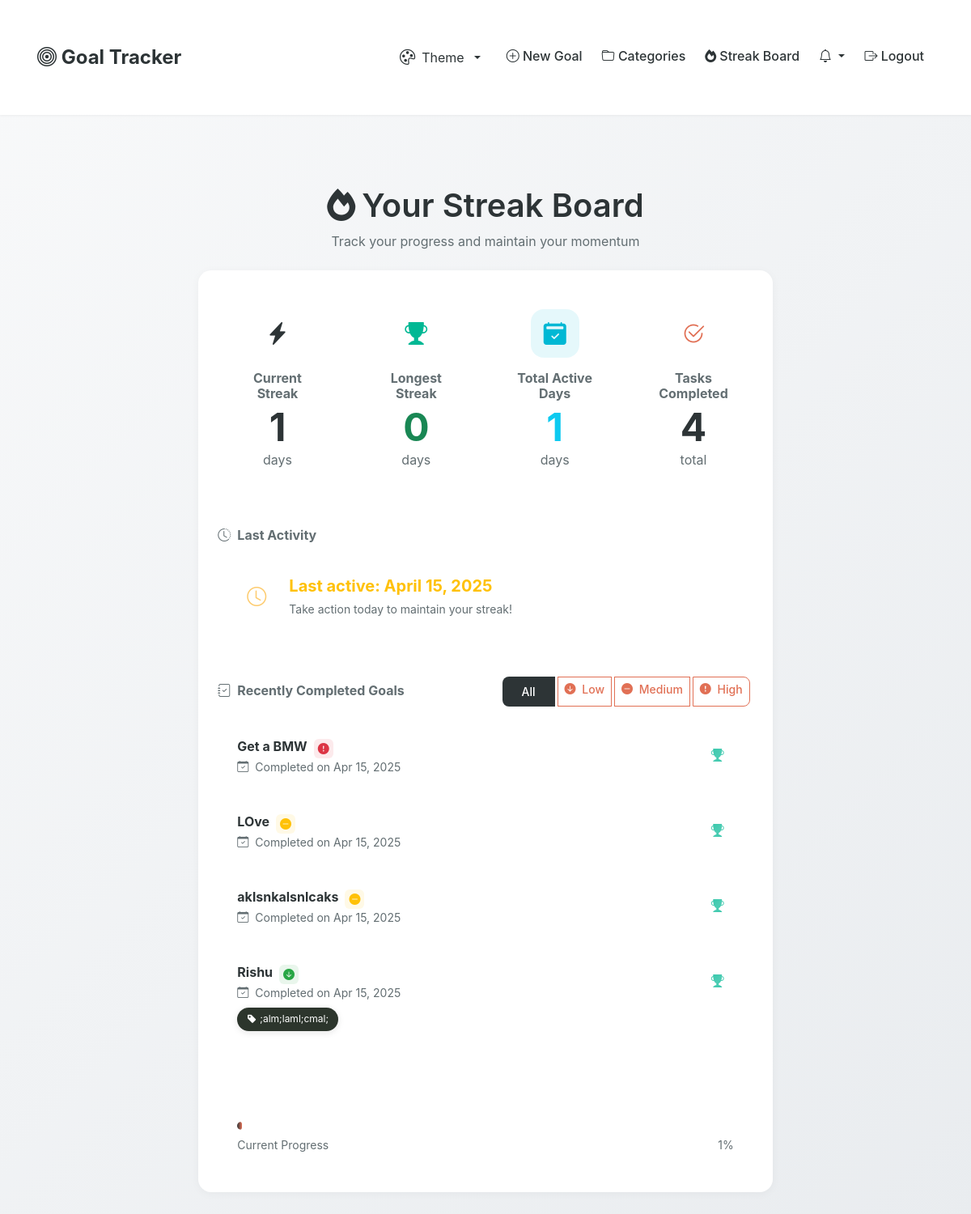
The app's page /streak/ (signed in) with its own data.
### goals/models.py (models this page shows, shortened)
class Streak(models.Model):
    user = models.ForeignKey(User, on_delete=models.CASCADE, related_name='streaks')
    current_streak = models.IntegerField(default=0)
    longest_streak = models.IntegerField(default=0)
    last_activity_date = models.DateField(null=True, blank=True)
    total_days_active = models.IntegerField(default=0)

class Goal(models.Model):
    STATUS_CHOICES = [
        ('pending', 'Pending'),
        ('in_progress', 'In Progress'),
        ('completed', 'Completed'),
    ]
    PRIORITY_CHOICES = [
        ('low', 'Low'),
        ('medium', 'Medium'),
        ('high', 'High'),
    ]
    user = models.ForeignKey(User, on_delete=models.CASCADE, related_name='goals')
    category = models.ForeignKey(Category, on_delete=models.SET_NULL, null=True, blank=True, related_name='goals')
    parent_goal = models.ForeignKey('self', on_delete=models.CASCADE, null=True, blank=True, related_name='sub_goals')
    title = models.CharField(max_length=200)
    description = models.TextField(blank=True)
    created_date = models.DateTimeField(auto_now_add=True)
    target_date = models.DateField(null=True, blank=True)
    status = models.CharField(max_length=20, choices=STATUS_CHOICES, default='pending')
    priority = models.CharField(max_length=10, choices=PRIORITY_CHOICES, default='medium')
    completed_date = models.DateTimeField(null=True, blank=True)
    class Meta:
        ordering = ['-created_date']

class Category(models.Model):
    user = models.ForeignKey(User, on_delete=models.CASCADE, related_name='categories')
    name = models.CharField(max_length=100)
    color = models.CharField(max_length=7, default='#2d3436')  # Hex color code
    created_date = models.DateTimeField(auto_now_add=True)
    class Meta:
        verbose_name_plural = "Categories"
        ordering = ['name']

### goals/views.py (the view)
# urls.py: path('streak/', views.streak_board, name='streak_board'),
@login_required
def streak_board(request):
    streak, created = Streak.objects.get_or_create(user=request.user)
    priority_filter = request.GET.get('priority', None)
    completed_goals_query = Goal.objects.filter(user=request.user, status='completed')
    if priority_filter:
        completed_goals_query = completed_goals_query.filter(priority=priority_filter)
    total_completed = completed_goals_query.count()
    completed_goals = completed_goals_query.order_by('-completed_date')[:5]
    priorities = dict(Goal.PRIORITY_CHOICES)
    return render(request, 'goals/streak_board.html', {
        'streak': streak,
        'current_date': timezone.now().date(),
        'total_completed': total_completed,
        'completed_goals': completed_goals,
        'priorities': priorities,
        'current_priority': priority_filter
    })

### goals/templates/goals/streak_board.html (shortened to what this page needs)
{% extends 'goals/base.html' %}
{% block content %}
<div class="container mt-4">
    <div class="row justify-content-center">
        <div class="col-md-8">
            <div class="streak-header mb-4">
                <h1 class="text-center mb-2">
                    <i class="fas fa-fire text-primary me-2"></i>Your Streak Board
                </h1>
                <p class="text-muted text-center">Track your progress and maintain your momentum</p>
            </div>
            <div class="card streak-board-card">
                <div class="card-body p-4">
                    <div class="row text-center g-4">
                        <div class="col-md-3">
                            <div class="streak-stat">
                                <div class="streak-icon current mb-3">
                                    <i class="bi bi-lightning-charge-fill"></i>
                                </div>
                                <h6 class="text-muted mb-2">Current Streak</h6>
                                <h1 class="display-4 fw-bold text-primary mb-1">{{ streak.current_streak }}</h1>
                                <span class="text-muted">days</span>
                            </div>
                        </div>
                        <div class="col-md-3">
                            <div class="streak-stat">
                                <div class="streak-icon longest mb-3">
                                    <i class="bi bi-trophy-fill"></i>
                                </div>
                                <h6 class="text-muted mb-2">Longest Streak</h6>
                                <h1 class="display-4 fw-bold text-success mb-1">{{ streak.longest_streak }}</h1>
                                <span class="text-muted">days</span>
                            </div>
                        </div>
                        <div class="col-md-3">
                            <div class="streak-stat">
                                <div class="streak-icon total mb-3">
                                    <i class="bi bi-calendar2-check-fill"></i>
                                </div>
                                <h6 class="text-muted mb-2">Total Active Days</h6>
                                <h1 class="display-4 fw-bold text-info mb-1">{{ streak.total_days_active }}</h1>
                                <span class="text-muted">days</span>
                            </div>
                        </div>
                        <div class="col-md-3">
                            <div class="streak-stat">
                                <div class="streak-icon completed mb-3">
                                    <i class="bi bi-check2-circle"></i>
                                </div>
                                <h6 class="text-muted mb-2">Tasks Completed</h6>
                                <h1 class="display-4 fw-bold text-accent mb-1">{{ total_completed }}</h1>
                                <span class="text-muted">total</span>
                            </div>
                        </div>
                    </div>
                    <div class="mt-5">
                        <h6 class="text-muted mb-3">
                            <i class="bi bi-clock-history me-2"></i>Last Activity
                        </h6>
                        <div class="activity-status p-4">
                            {% if streak.last_activity_date == current_date %}
                                <div class="d-flex align-items-center">
                                    <div class="activity-icon success me-3 pulse">
                                        <i class="bi bi-check-circle"></i>
                                    </div>
                                    <div>
                                        <h5 class="mb-1 text-success">Active today!</h5>
                                        <small class="text-muted">Keep up the great work!</small>
                                    </div>
                                </div>
                            {% else %}
                                <div class="d-flex align-items-center">
                                    <div class="activity-icon warning me-3">
                                        <i class="bi bi-clock"></i>
                                    </div>
                                    <div>
                                        <h5 class="mb-1 text-warning">Last active: {{ streak.last_activity_date|date:"F j, Y" }}</h5>
                                        <small class="text-muted">Take action today to maintain your streak!</small>
                                    </div>
                                </div>
                            {% endif %}
                        </div>
                    </div>
                    {% if completed_goals %}
                    <div class="mt-5">
                        <div class="d-flex justify-content-between align-items-center mb-3">
                            <h6 class="text-muted mb-0">
                                <i class="bi bi-journal-check me-2"></i>Recently Completed Goals
                            </h6>
                            <div class="priority-filter">
                                <div class="btn-group">
                                    <a href="{% url 'streak_board' %}" class="btn btn-sm {% if not current_priority %}btn-primary{% else %}btn-outline-primary{% endif %}">
                                        All
                                    </a>
                                    {% for key, value in priorities.items %}
                                        <a href="{% url 'streak_board' %}?priority={{ key }}"
                                           class="btn btn-sm {% if current_priority == key %}btn-primary{% else %}btn-outline-primary{% endif %}">
                                            {% if key == 'high' %}
                                                <i class="bi bi-exclamation-circle-fill me-1"></i>
                                            {% elif key == 'medium' %}
                                                <i class="bi bi-dash-circle-fill me-1"></i>
                                            {% else %}
                                                <i class="bi bi-arrow-down-circle-fill me-1"></i>
                                            {% endif %}
                                            {{ value }}
                                        </a>
                                    {% endfor %}
                                </div>
                            </div>
                        </div>
                        <div class="completed-goals">
                            {% for goal in completed_goals %}
                            <div class="completed-goal-item p-4">
                                <div class="d-flex justify-content-between align-items-start">
                                    <div>
                                        <div class="d-flex align-items-center gap-2">
                                            <h6 class="mb-1">{{ goal.title }}</h6>
                                            <span class="priority-badge {{ goal.priority }}">
                                                {% if goal.priority == 'high' %}
                                                    <i class="bi bi-exclamation-circle-fill"></i>
                                                {% elif goal.priority == 'medium' %}
                                                    <i class="bi bi-dash-circle-fill"></i>
                                                {% else %}
                                                    <i class="bi bi-arrow-down-circle-fill"></i>
                                                {% endif %}
                                            </span>
                                        </div>
                                        <small class="text-muted d-block">
                                            <i class="bi bi-calendar-check me-1"></i>
                                            Completed on {{ goal.completed_date|date:"M j, Y" }}
                                        </small>
                                        {% if goal.category %}
                                        <span class="category-badge mt-2" style="background-color: {{ goal.category.color }}">
                                            <i class="bi bi-tag-fill me-1"></i>
                                            {{ goal.category.name }}
                                        </span>
                                        {% endif %}
                                    </div>
                                    <div class="completed-icon shine">
                                        <i class="bi bi-trophy-fill"></i>
                                    </div>
                                </div>
                            </div>
                            {% endfor %}
                        </div>
                    </div>
                    {% endif %}
                    <div class="mt-5">
                        <div class="progress-wrapper">
                            <div class="progress" style="height: 10px;">
                                <div class="progress-bar" role="progressbar"
                                     style="width: {{ streak.current_streak }}%"
                                     aria-valuenow="{{ streak.current_streak }}"
                                     aria-valuemin="0"
                                     aria-valuemax="100">
                                </div>
                            </div>
                            <div class="d-flex justify-content-between align-items-center mt-2">
                                <small class="text-muted">Current Progress</small>
                                <small class="text-muted">{{ streak.current_streak }}%</small>
                            </div>
                        </div>
                    </div>
                </div>
            </div>
        </div>
    </div>
</div>
{% endblock %}

### goals/templates/goals/base.html (style rules this page uses)
:root { --primary-color: #2d3436; --secondary-color: #636e72; --accent-color: #e17055; --success-color: #00b894; --warning-color: #fdcb6e; --danger-color: #d63031; }
[data-theme="light"] { --bg-color: #f8f9fa; --bg-gradient: linear-gradient(135deg, #f8f9fa 0%, #e9ecef 100%); --card-bg: white; --text-color: #2d3436; --text-muted: #636e72; --border-color: #dfe6e9; --shadow-color: rgba(0,0,0,0.05); }
body { background: var(--bg-gradient); min-height: 100vh; color: var(--text-color); transition: background-color 0.3s ease, color 0.3s ease; font-family: 'Inter', -apple-system, BlinkMacSystemFont, 'Segoe UI', Roboto, Oxygen, Ubuntu, Cantarell, 'Open Sans', 'Helvetica Neue', sans-serif; }
.card { border: none; border-radius: 12px; box-shadow: 0 2px 8px var(--shadow-color); transition: all 0.3s ease; background-color: var(--card-bg); overflow: hidden; }
.btn-primary { background: var(--primary-color); border: none; padding: 0.5rem 1.5rem; border-radius: 8px; font-weight: 500; }
.btn-outline-primary { border-color: var(--primary-color); color: var(--primary-color); border-radius: 8px; font-weight: 500; transition: all 0.3s ease; }
.container { padding: 2rem 1rem; }
h1, h2, h3, h4, h5, h6 { color: var(--text-color); font-weight: 700; }
.text-muted { color: var(--text-muted) !important; }
.btn-group .btn { border-radius: 8px; margin: 0 0.25rem; }
.text-primary { color: var(--primary-color) !important; }
.btn-group .btn-outline-primary { border-color: var(--accent-color); color: var(--accent-color); }
.category-badge { margin-bottom: 1rem; padding: 0.4rem 0.8rem; display: inline-block; }
.card-body { padding: 1.5rem; }

### records on screen
Streak: current_streak "1", longest_streak "0", total_days_active "1", last_activity_date "April 15, 2025"
Goal: title "Get a BMW", priority "high" (drawn), completed_date "Apr 15, 2025"
Goal: title "LOve", priority "medium" (drawn), completed_date "Apr 15, 2025"
Goal: title "aklsnkalsnlcaks", priority "medium" (drawn), completed_date "Apr 15, 2025"
Goal: title "Rishu", priority "low" (drawn), completed_date "Apr 15, 2025", category.name ";alm;laml;cmal;"

### other values on screen
{{ total_completed }} "4"
{{ value }} "Low" "Medium" "High"
